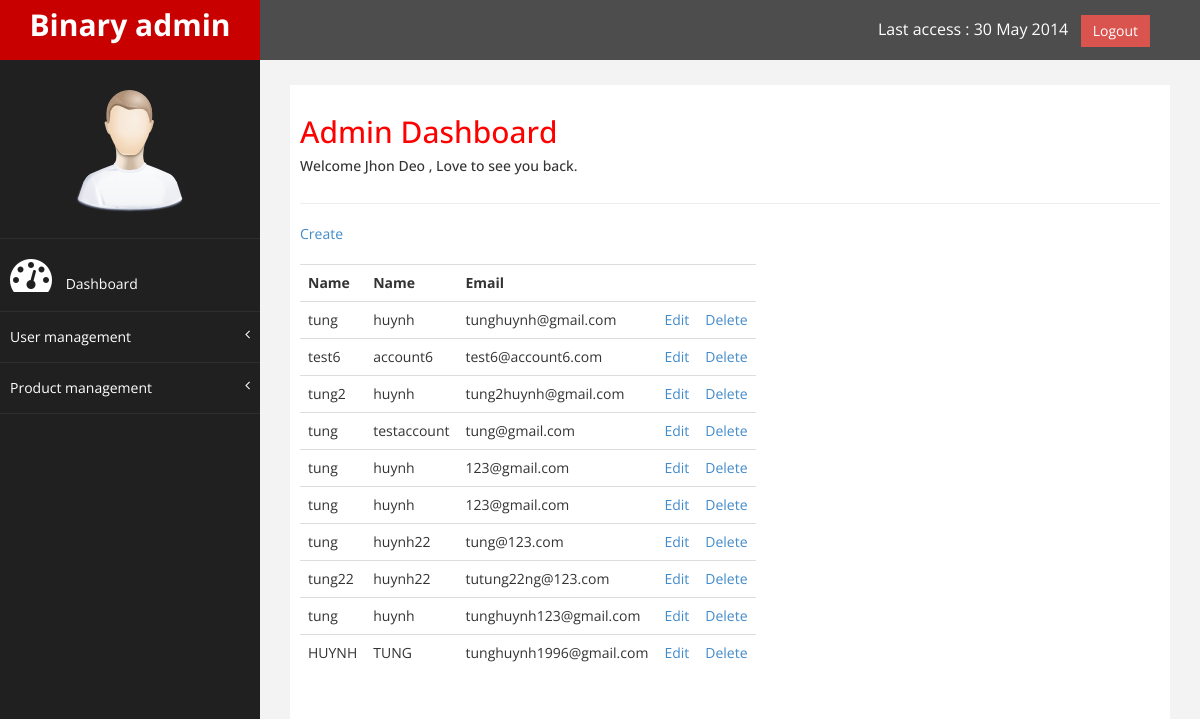
Screenshot of /Admin/_view-users.php with the database file from the repository.
### tables this page shows
CREATE TABLE `user` (
  `user_id` int(50) NOT NULL,
  `first_name` varchar(100) NOT NULL,
  `last_name` varchar(100) NOT NULL,
  `user_email` varchar(200) NOT NULL,
  `user_password` varchar(200) NOT NULL,
  `profile_image` varchar(255) DEFAULT NULL,
  `register_date` datetime DEFAULT NULL
);

### functions.php (called while the page is built, shortened)
<?php
require('Database/DBController.php');
require('Database/Users.php');
$db = new DBController();
$user = new Users($db);
$user_import = $user -> getData();

### Database/Users.php (called while the page is built, shortened)
<?php
class Users
{
    public $db = null;
    public function __construct(DBController $db)
    {
        $this->db = $db;
    }
    public function getData(string $userTable = 'user')
    {
        $query_user = $this->db->con->query("SELECT * FROM {$userTable}");
        $usersArray = array();
        while ($item = mysqli_fetch_array($query_user, MYSQLI_ASSOC)) {
            $usersArray[] = $item;
        }
        return $usersArray;
    }
}

### Database/DBController.php (called while the page is built, shortened)
<?php
class DBController
{
    protected $host = 'localhost';
    protected $user = 'root';
    protected $password = '';
    protected $database = 'laptop-store';
    public function __construct()
    {
        $this->con = mysqli_connect($this->host, $this->user, $this->password, $this->database);
    }
}

### Admin/_view-users.php (the view, shortened to what this page needs)
<!DOCTYPE html>
<html xmlns="http://www.w3.org/1999/xhtml">
<?php
    include('header.php');
?>
<body>
<?php
    include('sub-menu.php');
    include('menuAdmin.php');
?>
    <div id="page-wrapper" >
        <div id="page-inner">
            <div class="row">
                <div class="col-md-12">
                    <h2>Admin Dashboard</h2>
                    <h5>Welcome Jhon Deo , Love to see you back. </h5>
                </div>
            </div>
                <hr />
            <div class="row" >
                    <div class="col-md-3 col-sm-6 col-xs-6">
                        <a href="_create-user.php">Create</a>
                        <br>
                        <br>
                        <table  class="table">
                            <tr>
                                <th scope="col">
                                    <span> Name  </span>
                                </th>
                                <th scope="col">
                                    <span> Name  </span>
                                </th>
                                <th scope="col">
                                    <span> Email </span>
                                </th>
                                <th scope="col">
                                </th>
                                <th scope="col">
                                </th>
                            </tr>
                            <?php foreach ($user_import as $item) { ?>
                            <tr>
                                <td scope="row">
                                    <span><?php echo $item['first_name'] ?? "First Name"; ?></span>
                                </td>
                                <td scope="row">
                                    <span><?php echo $item['last_name'] ?? "Last Name"; ?></span>
                                </td>
                                <td>
                                    <span> <?php echo $item['user_email'] ?? "Email"; ?></span>
                                </td>
                                <td>
                                    <span> <a href="<?php printf('%s?user_id=%s', '_edit-user.php', $item['user_id']); ?>">Edit </a>  </span>
                                </td>
                                <td>
                                    <span> <a href="<?php printf('%s?user_id=%s', '_delete-user.php', $item['user_id']); ?>">Delete</a> </span>
                                </td>
                            </tr>
                            <?php } ?>
                        </table>
                    </div>
            </div>
        </div>
    </div>
</body>
</html>

### Admin/assets/css/custom.css (style rules this page uses)
body { font-family: 'Open Sans', sans-serif; }
#page-wrapper { padding: 15px 15px; min-height: 600px; background:#F3F3F3; }
#page-inner { width:100%; margin:10px 20px 10px 0px; background-color:#fff!important; padding:10px; min-height:1200px; }
h2 { color: #f00; }
@media (min-width:768px) { #page-wrapper { margin: 0 0 0 260px; padding: 15px 30px; min-height: 1200px; } }

### rows the page displays
user: first_name "tung", last_name "huynh", user_email "tunghuynh@gmail.com"
user: first_name "test6", last_name "account6", user_email "test6@account6.com"
user: first_name "tung2", last_name "huynh", user_email "tung2huynh@gmail.com"
user: first_name "tung", last_name "testaccount", user_email "tung@gmail.com"
user: first_name "tung", last_name "huynh", user_email "123@gmail.com"
user: first_name "tung", last_name "huynh", user_email "123@gmail.com"
user: first_name "tung", last_name "huynh22", user_email "tung@123.com"
user: first_name "tung22", last_name "huynh22", user_email "tutung22ng@123.com"
user: first_name "tung", last_name "huynh", user_email "tunghuynh123@gmail.com"
user: first_name "HUYNH", last_name "TUNG", user_email "tunghuynh1996@gmail.com"
